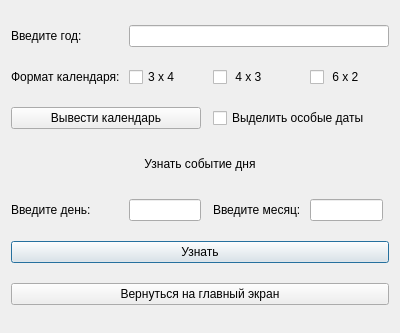
<?xml version="1.0" encoding="UTF-8"?>
<ui version="4.0">
 <class>YearCal</class>
 <widget class="QDialog" name="YearCal">
  <property name="geometry">
   <rect>
    <x>0</x>
    <y>0</y>
    <width>400</width>
    <height>333</height>
   </rect>
  </property>
  <property name="windowTitle">
   <string>Dialog</string>
  </property>
  <layout class="QGridLayout" name="gridLayout">
   <item row="14" column="0" colspan="6">
    <widget class="QPushButton" name="checkEvent">
     <property name="text">
      <string>Узнать</string>
     </property>
    </widget>
   </item>
   <item row="0" column="0">
    <widget class="QLabel" name="label">
     <property name="text">
      <string>Введите год:</string>
     </property>
    </widget>
   </item>
   <item row="3" column="1">
    <widget class="QCheckBox" name="checkBox3">
     <property name="text">
      <string>3 x 4</string>
     </property>
    </widget>
   </item>
   <item row="11" column="3">
    <widget class="QLabel" name="label_4">
     <property name="text">
      <string>Введите месяц: </string>
     </property>
    </widget>
   </item>
   <item row="3" column="4">
    <widget class="QCheckBox" name="checkBox6">
     <property name="text">
      <string> 6 x 2</string>
     </property>
    </widget>
   </item>
   <item row="11" column="1">
    <widget class="QLineEdit" name="day"/>
   </item>
   <item row="11" column="0">
    <widget class="QLabel" name="label_3">
     <property name="text">
      <string>Введите день:</string>
     </property>
    </widget>
   </item>
   <item row="3" column="0">
    <widget class="QLabel" name="label_2">
     <property name="text">
      <string>Формат календаря: </string>
     </property>
    </widget>
   </item>
   <item row="0" column="1" colspan="5">
    <widget class="QLineEdit" name="year"/>
   </item>
   <item row="9" column="0" colspan="6">
    <widget class="QLabel" name="label_5">
     <property name="maximumSize">
      <size>
       <width>16777215</width>
       <height>30</height>
      </size>
     </property>
     <property name="text">
      <string>Узнать событие дня</string>
     </property>
     <property name="alignment">
      <set>Qt::AlignCenter</set>
     </property>
    </widget>
   </item>
   <item row="11" column="4">
    <widget class="QLineEdit" name="month"/>
   </item>
   <item row="3" column="3">
    <widget class="QCheckBox" name="checkBox4">
     <property name="text">
      <string> 4 x 3</string>
     </property>
    </widget>
   </item>
   <item row="15" column="0" colspan="6">
    <widget class="QPushButton" name="back">
     <property name="text">
      <string>Вернуться на главный экран</string>
     </property>
    </widget>
   </item>
   <item row="4" column="0" colspan="2">
    <widget class="QPushButton" name="calOut">
     <property name="text">
      <string>Вывести календарь</string>
     </property>
    </widget>
   </item>
   <item row="4" column="3" colspan="2">
    <widget class="QCheckBox" name="checkBox">
     <property name="text">
      <string>Выделить особые даты</string>
     </property>
    </widget>
   </item>
  </layout>
 </widget>
 <resources/>
 <connections/>
</ui>
